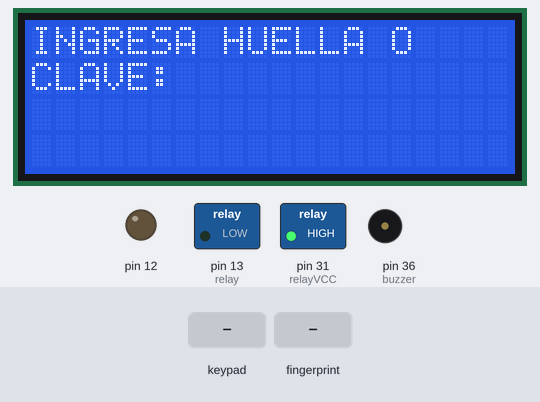
This sketch was run on a simulated Arduino Mega 2560, built with avr-gcc and run on an emulated ATmega2560. On the bench: 20×4 character LCD, switched loads named in the sketch (green lamp = pin HIGH), output pins drawn as LEDs (lit = HIGH), buzzer (waves = sounding, pin HIGH). The test bench sets the inputs (shaded band). Pins used as bus, display or sensor lines are not drawn; what the sketch prints to the serial monitor is not drawn.

Above: at 2.4 s.
2.5 s: keypad keys 1 2 3 4 pressed 0.4 s apart
At 3.7 s:
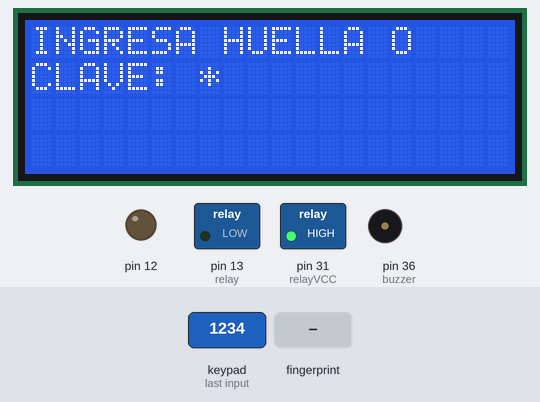
At 7.0 s:
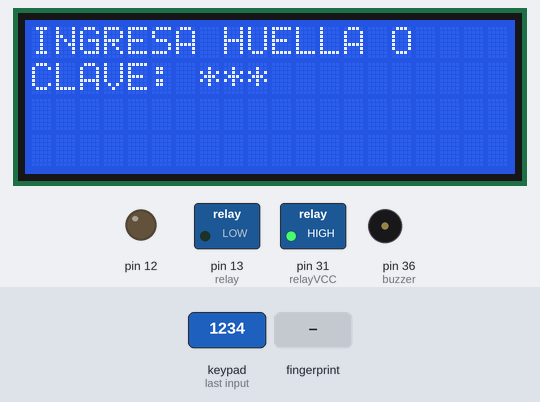
7.2 s: finger stored as number 1 placed on the sensor
At 18.8 s:
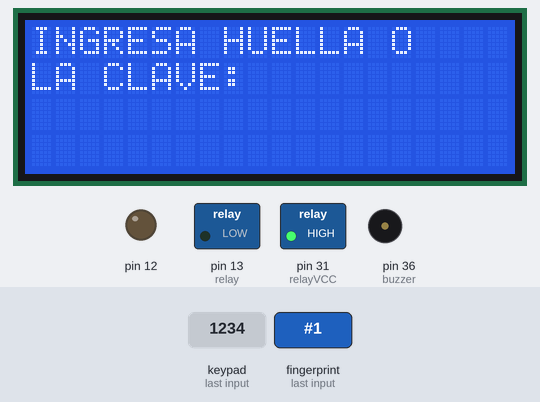
Timing chart, 0 to 20.7 s (numbered marks = the images above; inputs shaded):
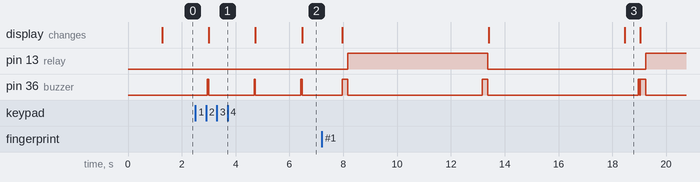

Measured:
- after the input at 2.5 s, pin 36 (buzzer): alternates HIGH for 0.05 s and LOW for 1.7 s, starting after 0.45 s; the display: changes after 0.50 s (image 1)
- what the display in image 3 shows lasts 0.5 s, from 18.5 s to 19.0 s

The sketch:

Huella_y_Teclado_Funcional_con_LCD_definitivo.ino
```cpp
/*
  Acceso con huella dactilar

A. UNO    SENSOR
  5V        V+
  2         TX
  3         RX
  GND       GND

Uno       =   A4 (SDA), A5 (SCL)
Mega2560  =   20 (SDA), 21 (SCL)
*/

#include <Adafruit_Fingerprint.h>    // Libreria  para el Sensor de huella dactilar
#include <Wire.h>
#include <LiquidCrystal_I2C.h>
#include <SoftwareSerial.h>
LiquidCrystal_I2C lcd(0x27,20,4);  // configura el LCD para mostrar 16 caracteres en 2 lineas
#include <Keypad.h> //Incluimos la libreria Keypad
const byte FILAS = 4;          // define numero de filas
const byte COLUMNAS = 4;       // define numero de columnas
char keys[FILAS][COLUMNAS] = {    // define la distribucion de teclas
  {'1','2','3','A'},
  {'4','5','6','B'},
  {'7','8','9','C'},
  {'*','0','#','D'}
};
byte pinesFilas[FILAS] = {9,8,7,6};         // pines correspondientes a las filas
byte pinesColumnas[COLUMNAS] = {5,4,3,2};  // pines correspondientes a las columnas
Keypad teclado = Keypad(makeKeymap(keys), pinesFilas, pinesColumnas, FILAS, COLUMNAS);  // crea objeto teclado
char TECLA;                        // almacena la tecla presionada
char CLAVE[5];                     // almacena en un array 4 digitos ingresados
char CLAVE_MAESTRA[5] = "1234";    // almacena en un array la contraseña inicial
byte INDICE = 0;                   // indice del array

//Declaración de variables
int estado = 0;                  // 0=cerrado 1=abierto
int relay = 13;
int relayVCC = 31;
int buzzer = 36;
int LCD = 43;
int character = 0;
int activated =0;
char Received = 'c';
char Str[16] = {' ', ' ', ' ', ' ', ' ', ' ', '-', '*', '*', '*', ' ', ' ', ' ', ' ', ' ', ' '};

#define bluetooth Serial1.

SoftwareSerial mySerial(10, 11);     // Crear Serial para Sensor  Rx, TX del Arduino
// SoftwareSerial portTwo(50, 51);  Crear Serial para Bluetooth  Rx, TX del Arduino
Adafruit_Fingerprint finger = Adafruit_Fingerprint(&mySerial);  // Crea el objeto Finger comunicacion pin 2 , 3

void setup(){
  pinMode(relay, OUTPUT);
  pinMode(buzzer,OUTPUT);
  pinMode(relayVCC,OUTPUT);
  pinMode (LCD,OUTPUT);
  pinMode(12, OUTPUT);
  pinMode(11, OUTPUT);
  pinMode(9, OUTPUT);
  pinMode(7, OUTPUT);
  pinMode(5, OUTPUT);
  pinMode(3, OUTPUT);
  digitalWrite(relayVCC,HIGH);
  digitalWrite(9, HIGH);
  digitalWrite(LCD, HIGH);
  lcd.init();// Inicializar el LCD
  // Mostrar mensaje en el LCD.
  lcd.backlight();
  lcd.setCursor(0,0);
  lcd.print("INGRESA HUELLA O");
  lcd.setCursor(0,1);
  lcd.print("LA CLAVE:       ");

  Serial.begin(9600); //Inicia la comunicación serial con  el sensor de huellas.
  Serial1.begin(9600); //Inicia la comunicación serial con el bluetooth.

  while (!Serial);
  delay(100);
  Serial.println("Sistema de apertura con huella dactilar");

  finger.begin(57600);  // inicializa comunicacion con sensor a 57600 Baudios
  delay(5);
  if (finger.verifyPassword()) {
    Serial.println("Detectado un sensor de huella!");
  }else {
    Serial.println("No hay comunicacion con el sensor de huella");
    Serial.println("Revise las conexiones");
    while (1) { delay(1); }
  }

  finger.getTemplateCount();
  Serial.print("El sensor contiene "); Serial.print(finger.templateCount); Serial.println(" plantillas");
  Serial.println("Esperando por una huella valida...");
  limpia();

}

void loop(){
  digitalWrite(LCD, HIGH);

  getFingerprintIDez();
  delay(500);            //retardo de 50 milisegundos entre lecturas


  TECLA = teclado.getKey();   // obtiene tecla presionada y asigna a variable

  if (TECLA)                  // comprueba que se haya presionado una tecla
  {
    CLAVE[INDICE] = TECLA;    // almacena en array la tecla presionada

    digitalWrite(buzzer, HIGH);
    delay(50);
    digitalWrite(buzzer, LOW);     // apaga el buzzer
    INDICE++;                 // incrementa indice en uno
    lcd.print("*");         // envia al LCD la tecla presionada
      }
  if(INDICE == 4)             // si ya se almacenaron los 4 digitos
  {
    lcd.clear();            //Limpia el LCD
    if(!strcmp(CLAVE, CLAVE_MAESTRA))    // compara clave ingresada con clave maestra
        abierto();
    else
        error();
    INDICE = 0;
  }
  ///////////////Android OPEN/CLOSE/////////
  if(Serial1.available()>0)
 {
    char Received = Serial1.read();

    if (Received == 'o')
    {
      abierto();
      limpia();
    }
 }
}

void abrirPuerta() {
  Serial.println("*** AUTORIZADA *** ");
  digitalWrite(buzzer,HIGH); //Suena el buzzer
  delay (200);
  digitalWrite(buzzer, LOW); //Apaga el buzzer
  digitalWrite(relay, HIGH);   // Abrir la cerradura
  delay(5000);// Tiempo de la puerta abierta
  digitalWrite(buzzer,HIGH); //Suena el buzzer
  delay (200);
  digitalWrite(buzzer, LOW); //Apaga el buzzer
  digitalWrite(relay, LOW);     // cierra la cerradura
  lcd.clear();
}

int getFingerprintIDez() {
  uint8_t p = finger.getImage();
  if (p != FINGERPRINT_OK)  return -1;

  p = finger.image2Tz();
  if (p != FINGERPRINT_OK)  return -1;

  p = finger.fingerFastSearch();
  if (p != FINGERPRINT_OK) {

    return -1;
  }

  // Si hay coincidencias de huella
  Serial.print("ID #"); Serial.print(finger.fingerID);
  Serial.print(" coincidencia del "); Serial.println(finger.confidence);
   if(finger.fingerID==1){

     Serial.print("BIENVENIDO MARCOS *** ");
     abierto();

   }else{
   Serial.print("ERORR *** ");}


  lcd.backlight();
  lcd.setCursor(0,0);
  lcd.print("INGRESA HUELLA O");
  lcd.setCursor(0,1);
  lcd.print("LA CLAVE: ");

  return finger.fingerID;
}


void error(){
      lcd.setCursor(0,1);
      digitalWrite(buzzer, HIGH);
      delay(200);
      digitalWrite(buzzer, LOW);     // apaga el buzzer
      delay(150);
      digitalWrite(buzzer, HIGH);
      delay(200);
      digitalWrite(buzzer, LOW);     // apaga el buzzer
      delay(150);
      digitalWrite(buzzer, HIGH);
      delay(250);
      digitalWrite(buzzer, LOW);     // apaga el buzzer
      delay(150);
      lcd.print("ERROR DE CLAVE    ");
      delay(1500);
      lcd.clear();
      lcd.print("ACCESO DENEGADO    ");
      delay(3000);
      limpia();

}

void abierto(){
   if(estado==0){
      estado=1;
      lcd.clear();
      lcd.setCursor(0,1);
      lcd.print("Abierto            ");  // imprime en el LCD que esta abierta
      Serial.println(" AUTORIZADA *** ");
      digitalWrite(buzzer, HIGH);   // Enciende el buzzer
      delay(200);
      digitalWrite(relay, HIGH);   // Abrir la cerradura
      digitalWrite(buzzer, LOW);     // apaga el buzzer
      delay(5000);             // Tiempo de la puerta abierta
      digitalWrite(buzzer, HIGH);   // Enciende el buzzer
      delay (200);
      digitalWrite(buzzer, LOW);     // apaga el buzzer
      digitalWrite(relay, LOW);     // cierra la cerradura
      lcd.backlight();
      lcd.setCursor(0,0);
      lcd.print("Acceso        ");
      lcd.setCursor(0,1);
      lcd.print("Autorizado    ");
      delay(5000);
      lcd.clear();
      estado=0;
   }
   else{
    estado=0;
   }
 limpia();
}

///////////////////// limpia //////////////////////////////
void limpia(){
 lcd.clear();
 lcd.setCursor(0,0);
 lcd.print("INGRESA HUELLA O      ");
 lcd.setCursor(0,1);
 lcd.print("CLAVE: ");
}
```
